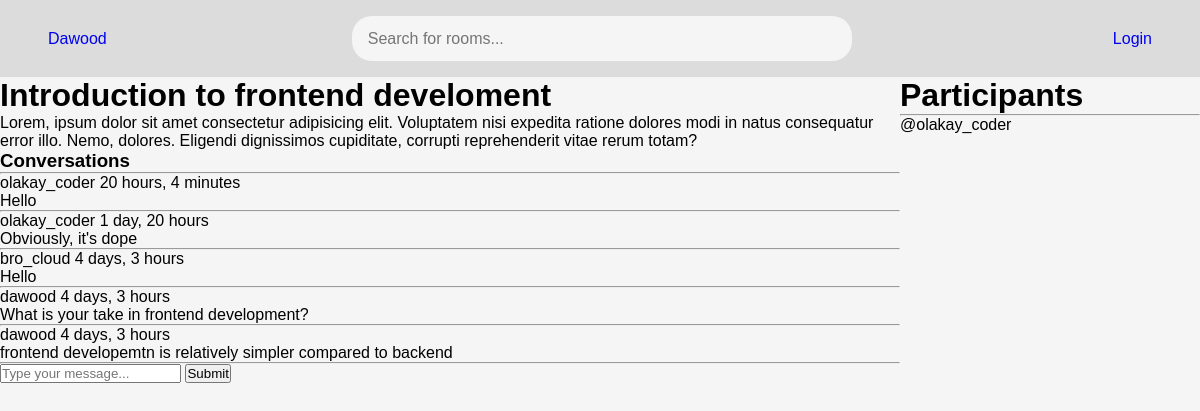
The page /room/1/ on the database its author committed.
### main/models.py (models this page shows, shortened)
class Room(models.Model):
    host= models.ForeignKey(User, on_delete=models.SET_NULL, null=True)
    topic = models.ForeignKey(Topic, on_delete=models.SET_NULL, null=True)
    name = models.CharField(max_length=200)
    description = models.TextField(null=True, blank=True)
    participants = models.ManyToManyField(User, related_name="participants", blank=True)
    created = models.DateTimeField(auto_now_add= True)
    updated = models.DateTimeField(auto_now=True)
    class Meta:
        ordering = ["-updated", "-created"]

class Message(models.Model):
    user = models.ForeignKey(User, on_delete=models.CASCADE)
    room = models.ForeignKey(Room, on_delete=models.CASCADE)
    body = models.TextField()
    updated = models.DateTimeField(auto_now=True)
    created = models.DateTimeField(auto_now_add=True)
    class Meta:
        ordering = ["-updated", "-created"]

### main/views.py (the view, shortened to what this page needs)
# urls.py: path('room/<str:pk>/', views.room, name = "room"),
def room(request, pk):
    room = Room.objects.get(id=pk)
    room_messages = room.message_set.all()
    participants = room.participants.all()
    context = {"room": room, "room_messages": room_messages, "participants": participants}
    return render(request, "main/room.html", context)

### main/templates/main/room.html (shortened to what this page needs)
{% extends "base.html"%} {% block content %}
<div class="room-wrp">
  <div class="">
    <h1>{{room.name}}</h1>
    <p>
      Lorem, ipsum dolor sit amet consectetur adipisicing elit. Voluptatem nisi
      expedita ratione dolores modi in natus consequatur error illo. Nemo,
      dolores. Eligendi dignissimos cupiditate, corrupti reprehenderit vitae
      rerum totam?
    </p>
    <div class="">
      <h3>Conversations</h3>
      <hr />
      {% for message in room_messages%}
      <div class="">
        <p>{{message.user}}  {{message.created|timesince}}</p>
        <p>{{message.body}}</p>
      </div>
      <hr />
      {% endfor %}
    </div>
    <form action="" method="POST">
      <input type="text" placeholder="Type your message..." name="message" />
      <input type="submit" value="Submit" />
    </form>
  </div>
  <div class="">
    <h1>Participants</h1>
    <hr />
    <div class="">
      {% for participant in participants %}
      <div class="">
        <p>@{{participant.username}}</p>
      </div>
      {%endfor%}
    </div>
  </div>
</div>
{% endblock %}

### static/styles/styles.css (style rules this page uses)
* { padding: 0; margin: 0; box-sizing: border-box; }
body { font-family: sans-serif; background-color: var(--color); }
:root { --color: #f5f5f5; --bg-color: gainsboro; --prm: rgb(100, 99, 99); }

### main/templates/main/room.html (style rules this page uses)
.room-wrp { display: grid; grid-template-columns: 3fr 1fr; }

### rows shown on the page
Room: name "Introduction to frontend develoment"
Message: user "olakay_coder", created "20 hours, 4 minutes", body "Hello"
Message: user "olakay_coder", created "1 day, 20 hours", body "Obviously, it's dope"
Message: user "bro_cloud", created "4 days, 3 hours", body "Hello"
Message: user "dawood", created "4 days, 3 hours", body "What is your take in frontend development?"
Message: user "dawood", created "4 days, 3 hours", body "frontend developemtn is relatively simpler compared to backend"

### other values the page prints
{{ participant.username }} "olakay_coder"
